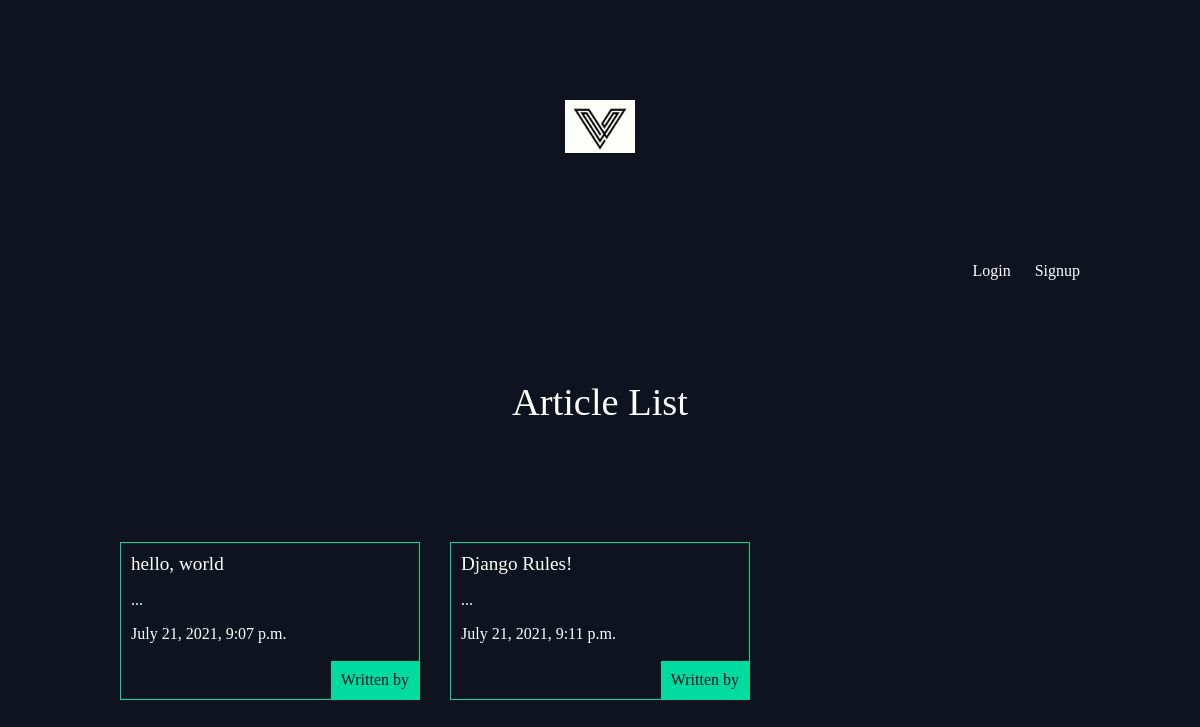
/articles/, run on an earlier commit of the app's database.
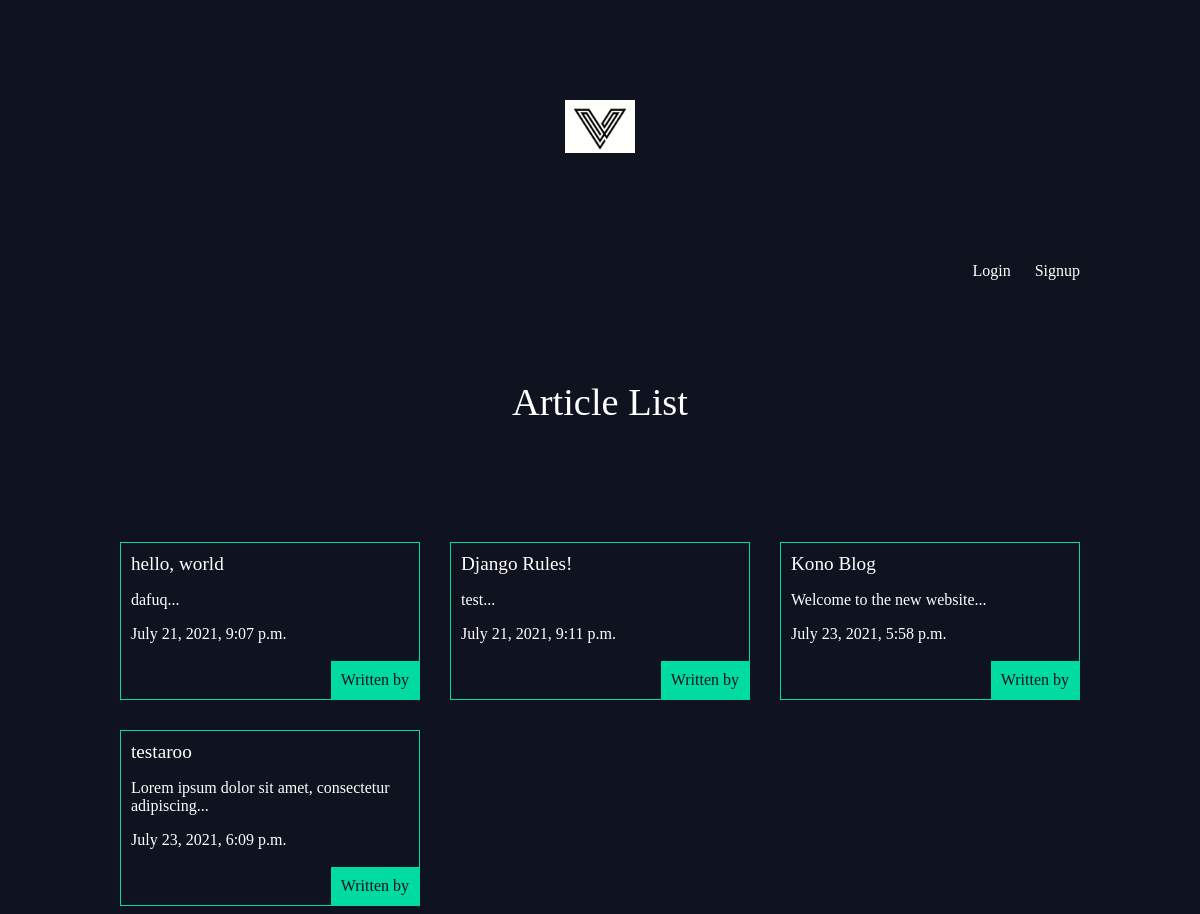
And on a later commit of the database.
### articles/models.py (models this page shows, shortened)
class Article(models.Model):
    title = models.CharField(max_length=100)
    slug = models.SlugField()
    body = models.TextField()
    date = models.DateTimeField(auto_now_add=True)
    thumb = models.ImageField(default="default.jpg", blank=True)
    author = models.ForeignKey(User, default=None, on_delete=models.CASCADE, null=True)
    def snippet(self):
        return self.body[:50] + "..."

### articles/views.py (the view)
# urls.py: path('', views.article_list, name="list"),
def article_list(request):
    articles = Article.objects.all().order_by('date')
    return render(request, 'articles/article_list.html', {'articles': articles})

### articles/templates/articles/article_list.html
{% extends 'base_layout.html' %}
    {% block content %}
        <h1>Article List</h1>
        <br>
        <div class="articles">
            {% for article in articles %}
                <div class="article">
                    <h2><a href="{% url 'articles:detail' slug=article.slug %}">{{ article.title }}</a></h2>
                    <p>{{ article.snippet }}</p>
                    <p>{{ article.date }}</p>
                    <p class="author">Written by {{ article.author.username }}</p>
                </div>
            {% endfor %}
        </div>
    {% endblock %}

What changed in the data, as far as the page shows it:
changed Article "hello, world": snippet "..." → "dafuq..."
changed Article "Django Rules!": snippet "..." → "test..."
added Article: title "Kono Blog", snippet "Welcome to the new website...", date "July 23, 2021, 5:58 p.m."
added Article: title "testaroo", snippet "Lorem ipsum dolor sit amet, consectetur adipiscing...", date "July 23, 2021, 6:09 p.m."
